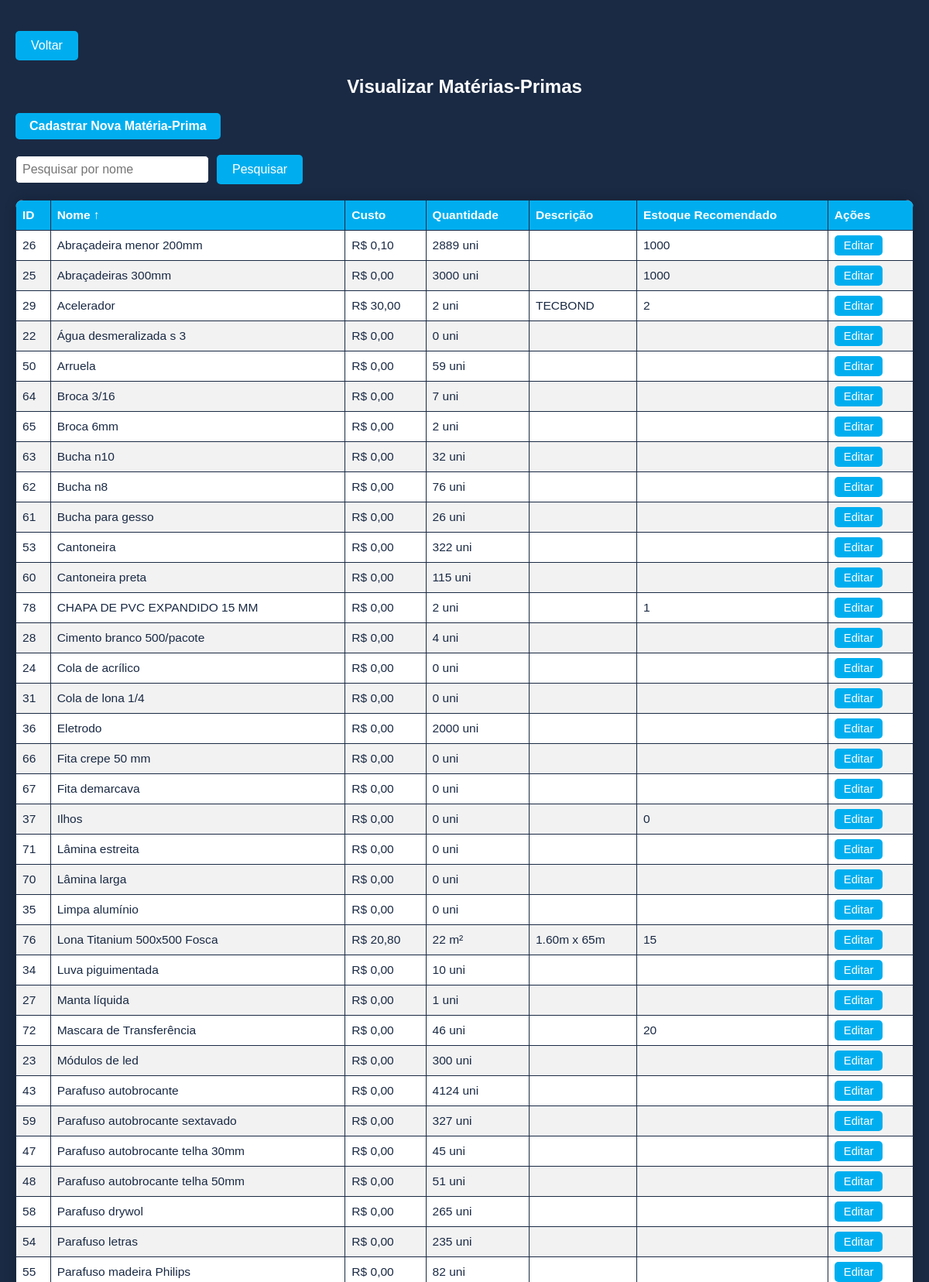
Page /menu/materia_prima/index.php (signed in, upper part) on the committed database.
### tables this page shows
CREATE TABLE IF NOT EXISTS `materia_prima` (
  `id_mp` int NOT NULL AUTO_INCREMENT,
  `nome` varchar(250) NOT NULL,
  `custo` float NOT NULL,
  `quantidade` float NOT NULL DEFAULT '0',
  `medida` varchar(10) NOT NULL DEFAULT 'uni',
  `descricao` mediumtext,
  `quantidade_min` float DEFAULT NULL,
  PRIMARY KEY (`id_mp`),
  UNIQUE KEY `id_mp` (`id_mp`)
);

### menu/materia_prima/index.php (the view, shortened to what this page needs)
<?php
include '../conn.php';
$search = isset($_GET['search']) ? trim($_GET['search']) : '';
$organizar_coluna = isset($_GET['sort_column']) ? $_GET['sort_column'] : 'nome';
$organizar_direcao = isset($_GET['sort_direction']) ? $_GET['sort_direction'] : 'ASC';
$nova_organizar_direcao = ($organizar_direcao === 'ASC') ? 'DESC' : 'ASC';
$organizar_coluna = $conn->real_escape_string($organizar_coluna);
$organizar_direcao = $organizar_direcao === 'DESC' ? 'DESC' : 'ASC';
$query = "SELECT id_mp, nome, custo, quantidade, medida, descricao, quantidade_min
          FROM materia_prima
          WHERE nome LIKE ?
          ORDER BY $organizar_coluna $organizar_direcao";
$stmt = $conn->prepare($query);
$search_param = '%' . $search . '%';
$stmt->bind_param('s', $search_param);
$stmt->execute();
$result = $stmt->get_result();
?>
<!DOCTYPE html>
<html lang="pt-BR">
<head>
    <link rel="stylesheet" href="style.css">
</head>
<body>
    <div class='back-button'>
        <a href='..' class='back-btn'>Voltar</a>
    </div>
    <h2 class='page-title'>Visualizar Matérias-Primas</h2>
    <a href='cadastrar_mp' class='add-button'>Cadastrar Nova Matéria-Prima</a>
    <form method='GET' action='#'>
        <input type='text' name='search' placeholder='Pesquisar por nome' value='<?php echo htmlspecialchars($search); ?>'>
        <button type='submit'>Pesquisar</button>
    </form>
    <table class='table-container table-style'>
        <thead>
            <tr>
                <?php
                $colunas = [
                    'id_mp' => 'ID',
                    'nome' => 'Nome',
                    'custo' => 'Custo',
                    'quantidade' => 'Quantidade',
                    'descricao' => 'Descrição',
                    'quantidade_min' => 'Estoque Recomendado'
                ];
                foreach ($colunas as $coluna => $titulo) {
                    $seta = ($organizar_coluna === $coluna) ? ($organizar_direcao === 'ASC' ? '↑' : '↓') : '';
                    echo "<th class='table-header'>
                            <a href='?sort_column=" . urlencode($coluna) . "&sort_direction=" . urlencode($nova_organizar_direcao) . "&search=" . urlencode($search) . "'>
                                {$titulo} {$seta}
                            </a>
                          </th>";
                }
                ?>
                <th class='table-header'>Ações</th>
            </tr>
        </thead>
        <tbody>
            <?php if ($result->num_rows > 0): ?>
                <?php while ($row = $result->fetch_assoc()): ?>
                    <?php
                    $quantidade = $row['quantidade'] ?? 0;
                    $quantidade_min = $row['quantidade_min'];
                    $quantidade_exibicao = (!is_null($quantidade_min) && $quantidade < $quantidade_min)
                        ? mostrarAviso($quantidade . ' ' . $row['medida'] ?? '')
                        : htmlspecialchars($quantidade . ' ' . $row['medida'] ?? '');
                    ?>
                    <tr class='table-row'>
                        <td><?php echo htmlspecialchars($row['id_mp']); ?></td>
                        <td><?php echo htmlspecialchars($row['nome']); ?></td>
                        <td>R$ <?php echo number_format(floatval($row['custo'] ?? 0), 2, ',', '.'); ?></td>
                        <td><?php echo $quantidade_exibicao; ?></td>
                        <td><?php echo htmlspecialchars($row['descricao'] ?? ''); ?></td>
                        <td><?php echo htmlspecialchars($row['quantidade_min'] ?? ''); ?></td>
                        <td>
                            <a href='editar_mp?id_mp=<?php echo $row['id_mp']; ?>' class='edit-link'>Editar</a>
                        </td>
                    </tr>
                <?php endwhile; ?>
            <?php else: ?>
                <tr class='table-row'>
                    <td colspan='9'>Nenhuma matéria-prima cadastrada.</td>
                </tr>
            <?php endif; ?>
        </tbody>
    </table>
</body>
</html>

### menu/materia_prima/style.css (style rules this page uses)
.page-title { margin-bottom: 20px; color: var(--secondary-color); text-align: center; }
.add-button { display: inline-block; margin-bottom: 20px; background-color: var(--accent-color); color: var(--secondary-color); padding: 8px 18px; border-radius: var(--border-radius); text-decoration: none; font-weight: bold; transition: background-color 0.3s; }
form { margin-bottom: 20px; display: flex; gap: 10px; align-items: center; flex-wrap: wrap; }
input[type="text"] { padding: 8px; width: 250px; }
.table-container { border-radius: var(--container-radius); box-shadow: var(--shadow); overflow: hidden; width: 100%; border-collapse: collapse; }
.table-container th, .table-container td { padding: 10px 8px; font-size: 0.97em; text-align: left; }
.table-header a { color: var(--secondary-color); text-decoration: none; font-weight: bold; }
.edit-link { background-color: var(--accent-color); color: var(--secondary-color); padding: 5px 12px; border-radius: var(--border-radius); text-decoration: none; margin-right: 5px; transition: background-color 0.3s; font-size: 0.95em; }

### menu/styles.css (style rules this page uses)
body { background-color: var(--primary-color); font-family: var(--font-family); color: var(--secondary-color); margin: 0; padding: 20px; font-family: Arial, Helvetica, sans-serif; }
h1, h2, h3 { margin-bottom: 30px; }
button { background-color: var(--accent-color); color: var(--secondary-color); border: none; padding: 10px 20px; border-radius: var(--border-radius); cursor: pointer; font-size: 1em; transition: background-color 0.3s ease; }
.back-button { margin: 20px; }
.back-button a { background-color: var(--accent-color); color: var(--secondary-color); text-decoration: none; transition: background-color 0.2s, color 0.2s; font-weight: 500; font-size: 1rem; display: inline-block; padding: 10px 20px; border-radius: var(--border-radius); }
.back-button { margin: 20px 0; text-align: left; }
.table-style, table { width: 100%; border-collapse: collapse; background-color: var(--secondary-color); color: var(--primary-color); }
.table-style th, table th { background-color: var(--accent-color); color: var(--secondary-color); border: 1px solid var(--primary-color); padding: 8px; text-align: left; }
.table-style td { border: 1px solid var(--primary-color); padding: 8px; overflow-wrap: break-word; font-size: 0.9em; }
.table-style tr:nth-child(even), table tr:nth-child(even) { background-color: var(--neutral-color); }
input[type="text"], input[type="tel"], input[type="email"], select, textarea { width: 100%; padding: 10px; border: 1px solid var(--primary-color); border-radius: var(--border-radius); box-sizing: border-box; font-size: 1em; }

### menu/config.css (style rules this page uses)
:root { --primary-color: #1A2A44; --secondary-color: #FFFFFF; --accent-color: #00AEEF; --accent-hover-color: #008FCC; --neutral-color: #F2F2F2; --font-family: Arial, sans-serif; --border-radius: 5px; --container-radius: 10px; --shadow: 0 0 15px rgba(0, 0, 0, 0.2); }

### rows in the picture
materia_prima: id_mp "26", nome "Abraçadeira menor 200mm", custo "0,10", quantidade_exibicao "2889 uni", quantidade_min "1000"
materia_prima: id_mp "25", nome "Abraçadeiras 300mm", custo "0,00", quantidade_exibicao "3000 uni", quantidade_min "1000"
materia_prima: id_mp "29", nome "Acelerador", custo "30,00", quantidade_exibicao "2 uni", descricao "TECBOND", quantidade_min "2"
materia_prima: id_mp "22", nome "Água desmeralizada s 3", custo "0,00", quantidade_exibicao "0 uni"
materia_prima: id_mp "50", nome "Arruela", custo "0,00", quantidade_exibicao "59 uni"
materia_prima: id_mp "64", nome "Broca 3/16", custo "0,00", quantidade_exibicao "7 uni"
materia_prima: id_mp "65", nome "Broca 6mm", custo "0,00", quantidade_exibicao "2 uni"
materia_prima: id_mp "63", nome "Bucha n10", custo "0,00", quantidade_exibicao "32 uni"
materia_prima: id_mp "62", nome "Bucha n8", custo "0,00", quantidade_exibicao "76 uni"
materia_prima: id_mp "61", nome "Bucha para gesso", custo "0,00", quantidade_exibicao "26 uni"
materia_prima: id_mp "53", nome "Cantoneira", custo "0,00", quantidade_exibicao "322 uni"
materia_prima: id_mp "60", nome "Cantoneira preta", custo "0,00", quantidade_exibicao "115 uni"
materia_prima: id_mp "78", nome "CHAPA DE PVC EXPANDIDO 15 MM", custo "0,00", quantidade_exibicao "2 uni", quantidade_min "1"
materia_prima: id_mp "28", nome "Cimento branco 500/pacote", custo "0,00", quantidade_exibicao "4 uni"
materia_prima: id_mp "24", nome "Cola de acrílico", custo "0,00", quantidade_exibicao "0 uni"
materia_prima: id_mp "31", nome "Cola de lona 1/4", custo "0,00", quantidade_exibicao "0 uni"
materia_prima: id_mp "36", nome "Eletrodo", custo "0,00", quantidade_exibicao "2000 uni"
materia_prima: id_mp "66", nome "Fita crepe 50 mm", custo "0,00", quantidade_exibicao "0 uni"
materia_prima: id_mp "67", nome "Fita demarcava", custo "0,00", quantidade_exibicao "0 uni"
materia_prima: id_mp "37", nome "Ilhos", custo "0,00", quantidade_exibicao "0 uni", quantidade_min "0"
materia_prima: id_mp "71", nome "Lâmina estreita", custo "0,00", quantidade_exibicao "0 uni"
materia_prima: id_mp "70", nome "Lâmina larga", custo "0,00", quantidade_exibicao "0 uni"
materia_prima: id_mp "35", nome "Limpa alumínio", custo "0,00", quantidade_exibicao "0 uni"
materia_prima: id_mp "76", nome "Lona Titanium 500x500 Fosca", custo "20,80", quantidade_exibicao "22 m²", descricao "1.60m x 65m", quantidade_min "15"
materia_prima: id_mp "34", nome "Luva piguimentada", custo "0,00", quantidade_exibicao "10 uni"
materia_prima: id_mp "27", nome "Manta líquida", custo "0,00", quantidade_exibicao "1 uni"
materia_prima: id_mp "72", nome "Mascara de Transferência", custo "0,00", quantidade_exibicao "46 uni", quantidade_min "20"
materia_prima: id_mp "23", nome "Módulos de led", custo "0,00", quantidade_exibicao "300 uni"
materia_prima: id_mp "43", nome "Parafuso autobrocante", custo "0,00", quantidade_exibicao "4124 uni"
materia_prima: id_mp "59", nome "Parafuso autobrocante sextavado", custo "0,00", quantidade_exibicao "327 uni"
materia_prima: id_mp "47", nome "Parafuso autobrocante telha 30mm", custo "0,00", quantidade_exibicao "45 uni"
materia_prima: id_mp "48", nome "Parafuso autobrocante telha 50mm", custo "0,00", quantidade_exibicao "51 uni"
materia_prima: id_mp "58", nome "Parafuso drywol", custo "0,00", quantidade_exibicao "265 uni"
materia_prima: id_mp "54", nome "Parafuso letras", custo "0,00", quantidade_exibicao "235 uni"
materia_prima: id_mp "55", nome "Parafuso madeira Philips", custo "0,00", quantidade_exibicao "82 uni"

### other values in the picture
$titulo "ID"
$titulo "Nome"
$seta "↑"
$titulo "Custo"
$titulo "Quantidade"
$titulo "Descrição"
$titulo "Estoque Recomendado"
